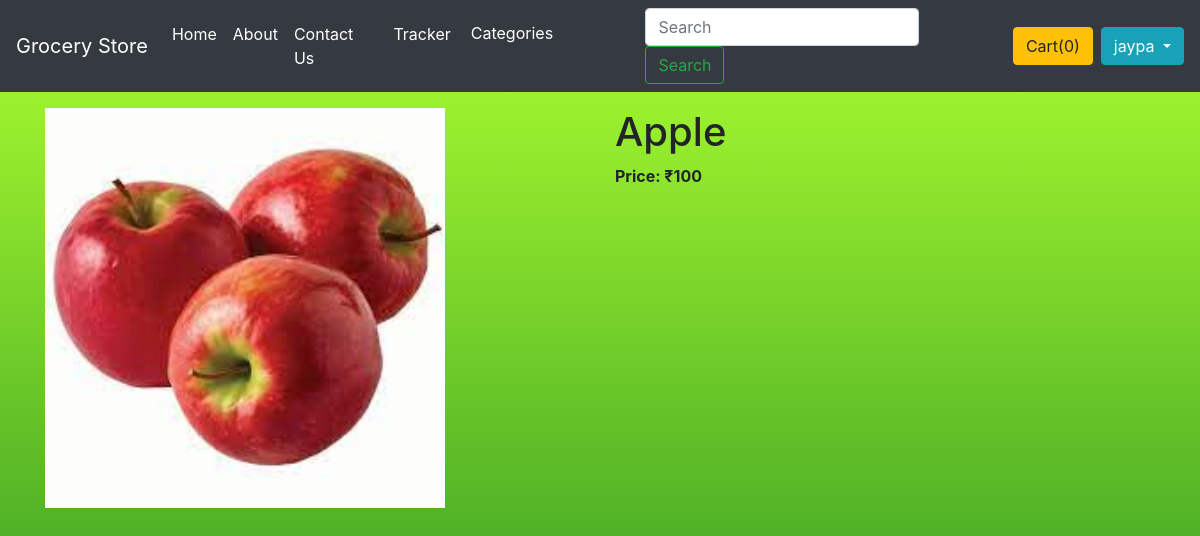
The page /shop/products/1 (signed in) on the database its author committed.
### shop/models.py (models this page shows, shortened)
class Product(models.Model):
    product_id = models.AutoField(primary_key=True)
    product_name = models.CharField(max_length=50)
    description = models.CharField(max_length=80, default="")
    category = models.CharField(max_length=50, default="")
    subcategory = models.CharField(max_length=50, default="")
    price = models.IntegerField(default=0)
    publish_date = models.DateField()
    image = models.ImageField(upload_to="shop/images", default="")

### shop/views.py (the view)
# urls.py: path('products/<int:myid>', views.productView, name="productView"),
@login_required(login_url='/login')
def productView(request, myid):
    product = Product.objects.filter(product_id=myid)
    return render(request, "shop/productView.html", {'product': product[0]})

### shop/templates/shop/productView.html (shortened to what this page needs)
{% extends 'shop/basic.html' %}
{% block body %}
<div class="container my-3">
    <div class="row">
        <div class="col md-4">
            <img src="/media/{{product.image}}" max-width="200px" height="400px">
            <br>
        </div>
        <div class="col md-8">
            <h1>{{product.product_name}}</h1>
            <p><b>Price: ₹{{product.price}} </b></p>
        </div>
    </div>
</div>
{% endblock %}

### shop/templates/shop/basic.html (shortened to what this page needs)
<!doctype html>
<html lang="en">
  <head>
    <link rel="stylesheet" href="https://stackpath.bootstrapcdn.com/bootstrap/4.2.1/css/bootstrap.min.css">
  </head>
{% load static %}
  <body style="background-image: linear-gradient(#adff2f, #228B22); background-repeat: no-repeat; background-size: cover; min-height: 100vh;" >
    <nav class="navbar navbar-expand-lg navbar-dark bg-dark">
  <a class="navbar-brand" href="/shop/">Grocery Store</a>
  <div class="collapse navbar-collapse" id="navbarSupportedContent">
    <ul class="navbar-nav mr-auto">
      <li class="nav-item active">
        <a class="nav-link" href="/shop/">Home <span class="sr-only">(current)</span></a>
      </li>
      <li class="nav-item active">
        <a class="nav-link" href="/shop/about">About <span class="sr-only">(current)</span></a>
      </li>
      <li class="nav-item active">
        <a class="nav-link" href="/shop/contact">Contact Us <span class="sr-only">(current)</span></a>
      </li>
      <li class="nav-item active">
        <a class="nav-link" href="/shop/tracker">Tracker <span class="sr-only">(current)</span></a>
      </li>
      <li class="nav-item active">
      <select class="custom-select" onchange="location = this.value;">
        <option selected value="http://127.0.0.1:8000/shop/">Categories</option>
      </select>
      </li>
    </ul>
    <form class="form-inline my-2 my-lg-0 searchProduct" method="get" action="/shop/search">
      <input class="form-control mr-sm-2" type="search" placeholder="Search" name="search" id="search" aria-label="Search" required="true">
      <button class="btn btn-outline-success my-2 my-sm-0" type="submit">Search</button>
    </form>
    <span class="cart-button"> <button type="button" id="popcart" class="btn btn-warning mx-2" data-container="body" data-toggle="popover" data-placement="bottom" data-html="true" data-content="">Cart(<span id="cart">0</span>) </button></span>
    <div class="dropdown">
  <button class="btn btn-info dropdown-toggle" type="button" id="dropdownMenuButton" data-toggle="dropdown" aria-haspopup="true" aria-expanded="false">
    {{ request.user }}
  </button>
</div>
  </div>
</nav>
  {% block body %} {% endblock %}
    <link rel="stylesheet" href="sweetalert2.min.css">
  </body>
</html>

### rows shown on the page
Product: image (picture), product_name "Apple", price "100"

### other values the page prints
{{ request.user }} "jaypa"
